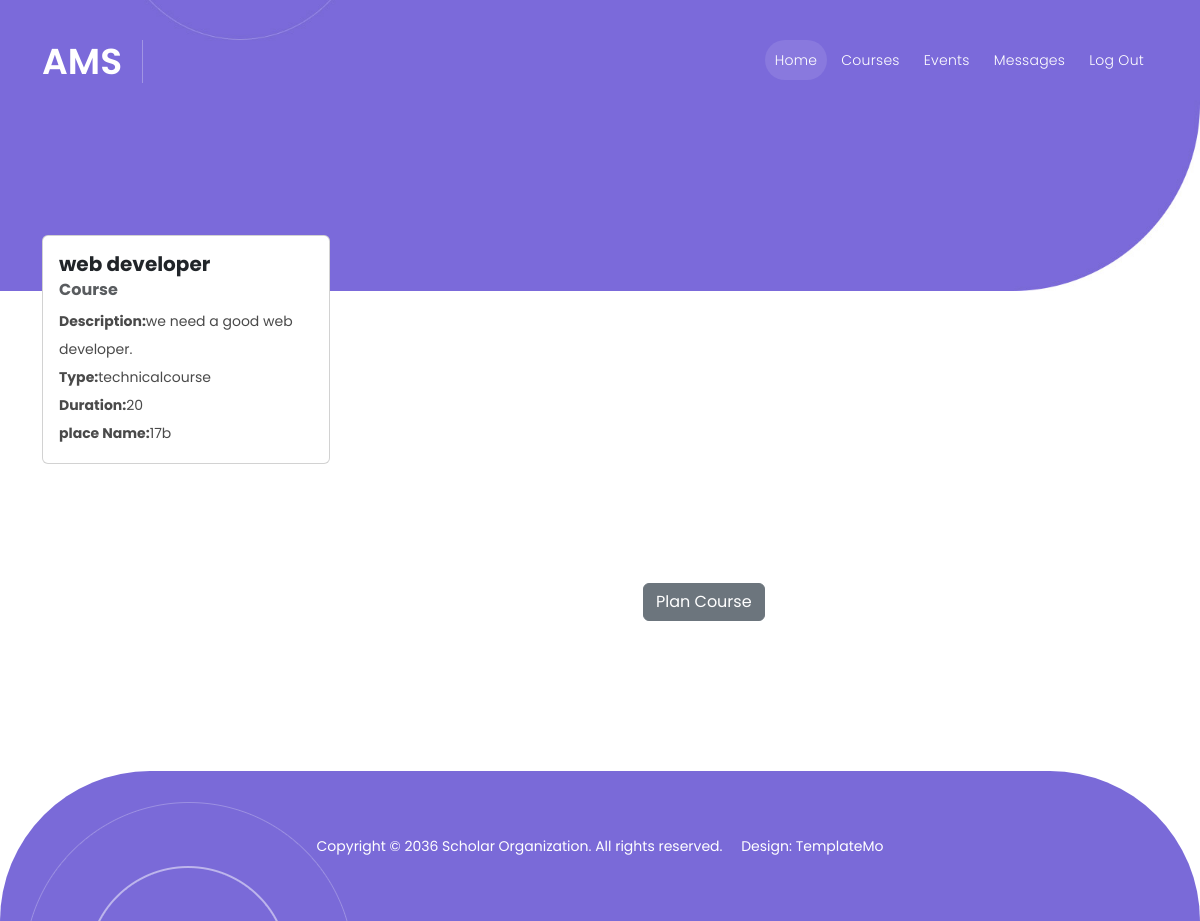
/View/alumni/courses.php, run on the app's committed database.
### tables this page shows
CREATE TABLE `mentorshipprogram` (
  `ID` int(11) NOT NULL,
  `Name` varchar(50) NOT NULL,
  `Type` varchar(30) NOT NULL,
  `Description` text NOT NULL,
  `Duration` varchar(11) NOT NULL,
  `PlaceId` int(11) NOT NULL
);

CREATE TABLE `place` (
  `ID` int(11) NOT NULL,
  `Name` varchar(50) NOT NULL,
  `booking_date` date NOT NULL,
  `time_slot` varchar(50) NOT NULL
);

### View/alumni/courses.php (the view, shortened to what this page needs)
<?php
require_once("../../Controller/db_conn.php");
?>
<!DOCTYPE html>
<html lang="en">
<head>
  <link href="../../View/vendor/bootstrap/css/bootstrap.min.css" rel="stylesheet">
  <link rel="stylesheet" href="../../View/assets/css/fontawesome.css">
  <link rel="stylesheet" href="../../View/assets/css/templatemo-scholar.css">
  <link rel="stylesheet" href="../../View/assets/css/owl.css">
  <link rel="stylesheet" href="../../View/assets/css/animate.css">
  <link rel="stylesheet" href="https://unpkg.com/swiper@7/swiper-bundle.min.css" />
</head>
<body>
  <header class="header-area header-sticky">
    <div class="container">
      <div class="row">
        <div class="col-12">
          <nav class="main-nav">
            <a href="../../index.php" class="logo">
              <h1>AMS</h1>
            </a>
            <ul class="nav">
              <li class="scroll-to-section"><a href="./home.php" class="active">Home</a></li>
              <li class="scroll-to-section"><a href="#courses">Courses</a></li>
              <li class="scroll-to-section"><a href="#events">Events</a></li>
              <li class="scroll-to-section"><a href="./message.php">Messages</a></li>
              <li class="scroll-to-section"><a href="../../Controller/logout.php">Log out</a></li>
              <li class="scroll-to-section">
              </li>
            </ul>
          </nav>
        </div>
      </div>
    </div>
  </header>
  <div class="main-banner" id="top">
    <div class="container">
      <div class="row">
        <div class="col-lg-16">
          <div class="owl-carousel owl-banner">
          </div>
        </div>
      </div>
    </div>
  </div>
  <div class="features">
    <div class="container">
      <div class="row">
  <?php
  $q='SELECT mentorshipprogram.ID, mentorshipprogram.Name as mentorname, `Type`, `Description`, `Duration`, place.Name FROM `mentorshipprogram`,`place` where mentorshipprogram.PlaceId=place.ID;';
  $post_data=mysqli_query($conn,$q);
  foreach ($post_data as $post): ?>
  <div class="col-lg-3 col-md-6 gy-4">
    <div class="card" style="width: 18rem;">
  <div class="card-body">
    <h5 class="card-title"><?php echo $post['mentorname']?></h5>
    <h6 class="card-subtitle mb-2 text-muted">Course</h6>
    <p class="card-text"><b>Description:</b><?php echo $post['Description']?></p>
    <p class="card-text"><b>Type:</b><?php echo $post['Type']?></p>
    <p class="card-text"><b>Duration:</b><?php echo $post['Duration']?></p>
    <p class="card-text"><b>place Name:</b><?php echo $post['Name']?></p>
  </div>
</div></div>
  <?php endforeach; ?></div></div></div>
<a  style="margin-top: 119px;
    margin-left: 643px;" href="plancourse.php" class="btn btn-secondary">Plan Course</a>
  <footer>
    <div class="container">
      <div class="col-lg-12">
        <p>Copyright © 2036 Scholar Organization. All rights reserved. &nbsp;&nbsp;&nbsp; Design: <a
            href="https://templatemo.com" rel="nofollow" target="_blank">TemplateMo</a></p>
      </div>
    </div>
  </footer>
</body>
</html>

### View/assets/css/templatemo-scholar.css (style rules this page uses)
html, body, div, span, applet, object, iframe, h1, h2, h3, h4, h5, h6, p, blockquote, div pre, a, abbr, acronym, address, big, cite, code, del, dfn, em, font, img, ins, kbd, q, s, samp, small, strike, strong, sub, sup, tt, var, b, u, i, center, dl, dt, dd, ol, ul, li, figure, header, nav, section, article, aside, footer, figcaption { margin: 0; padding: 0; border: 0; outline: 0; }
ul, li { padding: 0; margin: 0; list-style: none; }
header, nav, section, article, aside, footer, hgroup { display: block; }
* { box-sizing: border-box; }
html, body { font-family: 'Poppins', sans-serif; -ms-text-size-adjust: 100%; -webkit-font-smoothing: antialiased; -moz-osx-font-smoothing: grayscale; }
a { text-decoration: none !important; }
h1, h2, h3, h4, h5, h6 { color: #1e1e1e; margin-top: 0px; margin-bottom: 0px; font-weight: 700; }
ul { margin-bottom: 0px; }
p { font-size: 14px; line-height: 28px; color: #4a4a4a; }
html, body { font-family: 'Poppins', sans-serif; }
.header-area { position: absolute; background-color: transparent; top: 40px; left: 0; right: 0; z-index: 100; -webkit-transition: all .5s ease 0s; -moz-transition: all .5s ease 0s; -o-transition: all .5s ease 0s; transition: all .5s ease 0s; }
.header-area .main-nav { background: transparent; display: flex }
.header-area .main-nav .logo { -webkit-transition: all 0.3s ease 0s; -moz-transition: all 0.3s ease 0s; -o-transition: all 0.3s ease 0s; transition: all 0.3s ease 0s; display: inline-block; }
.header-area .main-nav .logo h1 { font-size: 36px; text-transform: uppercase; color: #fff; font-weight: 600; margin-right: 20px; padding-right: 20px; border-right: 1px solid rgba(250, 250, 250, 0.3); }
.header-area .main-nav ul.nav { border-radius: 0px 0px 25px 25px; flex-basis: 100%; margin-right: 0px; justify-content: right; -webkit-transition: all 0.3s ease 0s; -moz-transition: all 0.3s ease 0s; -o-transition: all 0.3s ease 0s; transition: all 0.3s ease 0s; position: relative; z-index: 999; }
.header-area .main-nav .nav li:last-child { padding-right: 0px; }
.header-area .main-nav .nav li { padding-left: 5px; padding-right: 5px; height: 40px; line-height: 40px; }
.header-area .main-nav .nav li a { display: block; padding-left: 20px; padding-right: 20px; border-radius: 20px; font-weight: 300; font-size: 14px; height: 40px; line-height: 40px; text-transform: capitalize; color: #fff; -webkit-transition: all 0.4s ease 0s; -moz-transition: all 0.4s ease 0s; -o-transition: all 0.4s ease 0s; transition: all 0.4s ease 0s; border: transparent; letter-spacing: .25px; }
.header-area .main-nav .nav li a.active { color: #fff; background-color: rgba(255, 255, 255, 0.10); opacity: 1; }
.header-area.header-sticky .nav li a.active { color: #fff; }
@media (max-width: 1200px) { .header-area .main-nav .nav li { padding-left: 2px; padding-right: 2px; } }
@media (max-width: 1200px) { .header-area .main-nav .nav li a { padding-left: 10px; padding-right: 10px; } }
.main-banner { background-image: url(../images/main/banner-bg.jpg); background-position: right bottom; background-repeat: no-repeat; background-size: cover; padding: 170px 0px 120px 0px; }
footer { margin-top: 150px; position: relative; background-color: #7a6ad8; vertical-align: middle; min-height: 150px; border-radius: 150px 150px 0px 0px; }
footer p { text-align: center; line-height: 150px; color: #fff; font-weight: 400; }
footer p a { color: #fff; transition: all .3s; position: relative; z-index: 3; }
footer::before { background: url(../images/contact-dec-01.png); position: absolute; left: 30px; transform: rotate(180deg); opacity: 1; bottom: 0; width: 318px; height: 119px; content: ''; z-index: 2; }
body { overflow-x: hidden; }

### data on the page
mentorshipprogram: Name "web developer", Description "we need a good web developer.", Type "technicalcourse", Duration "20", PlaceId.Name "17b"
